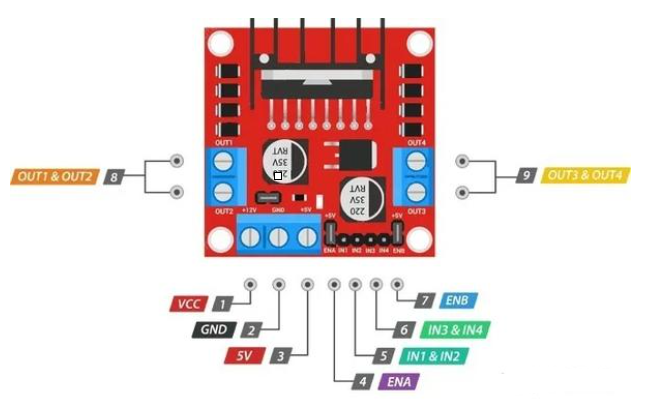
#> input picture assets/L298N pinout.png, 657 x 404 px
$ python main.py '../../assets/L298N pinout.png'
#> lines starting #> are read from the running program, lines starting #| are printed output that depends on the picture; after the words box and inside, x2 and y2 are one past the last pixel; in counts of white or black regions, pixels touching at a corner belong together
import cv2 as openCV
import sys
from pathlib import Path
import numpy

try:
    file = sys.argv[1]
except IndexError:
    print("vode nao passou o arquivo que deseja abrir")
    file = None

path = Path(__file__).parent / "assets" / file # type: ignore

# Funcao que limita a area utilizada para desenho das linhas
def aplicar_roi(img):
    height, width = img.shape[:2]

    # Valor para retirar o capo dos carros
    capo_offset = int(height * 0.9)

    # Definição do ROI(Region of Interest) (Ajustavel de acordo com a camera e ambiente)
    # Topo = Quanto maior o valor, mais baixo o Poligono
    bottom_left  = [width * 0, capo_offset]      # Canto inferior esquerdo
    top_left     = [width * 0.2, height * 0.6] # Topo esquerdo
    top_right    = [width * 0.65, height * 0.6] # Topo direito
    bottom_right = [width * 0.9, capo_offset]      # Canto inferior direito

    poligono = numpy.array([[bottom_left, top_left, top_right, bottom_right]], dtype=numpy.int32)

    # máscara preta
    mask = numpy.zeros_like(img)

    # Preenche o trapézio com branco
    openCV.fillPoly(mask, poligono, 255)

    # Aplica a máscara na imagem (mantém apenas o que está dentro do trapézio)
    mask_img = openCV.bitwise_and(img, mask)

    return mask_img

def contourDetect(img, isCut=False):
    height, width = img.shape[:2]

    if isCut:
        y_offset = int(height*0.6)
        workImage = img[y_offset, 0:width]
    else:
        y_offset = 0
        workImage = img

    # PRE-PROCESSAmENTO:
    gray = openCV.cvtColor(workImage, openCV.COLOR_BGR2GRAY)
    blur = openCV.GaussianBlur(gray, (5, 5), 0)
    cannyImg = openCV.Canny(blur, 50, 150)
    roiImg = aplicar_roi(cannyImg)
    contours, _ = openCV.findContours(roiImg, openCV.RETR_EXTERNAL, openCV.CHAIN_APPROX_NONE)

    radius = 7
    whichContours = -1

    if contours:
        for cnt in contours:
            area = openCV.contourArea(cnt)

            if area > 50:
                momentum = openCV.moments(cnt)

                if momentum["m00"] != 0:
                    cx = int(momentum["m10"] / momentum["m00"])
                    cy = int(momentum["m01"] / momentum["m00"])

                    center = (cx, cy)

                    openCV.circle(workImage, center, radius, (255, 0, 0), 2)
                    openCV.drawContours(workImage, [cnt], whichContours, (0, 255, 0), 1)


    return roiImg, contours, workImage

if __name__ == "__main__":
    #img = openCV.imread(str(path))
    # img_reduce = openCV.resize(img, (640, 640), interpolation=openCV.INTER_CUBIC)
    # contourImg, contours, final = contourDetect(img_reduce)

    video = openCV.VideoCapture(str(path))

    while True:
        ret, frame = video.read()
#> frame is the input picture: shape (404, 657, 3); mean B, G, R 215.1, 215.5, 229.4

        if not ret:
            video = openCV.VideoCapture(path)
            continue

        frame = openCV.resize(
            frame,
            (640, 640),
            interpolation=openCV.INTER_CUBIC)
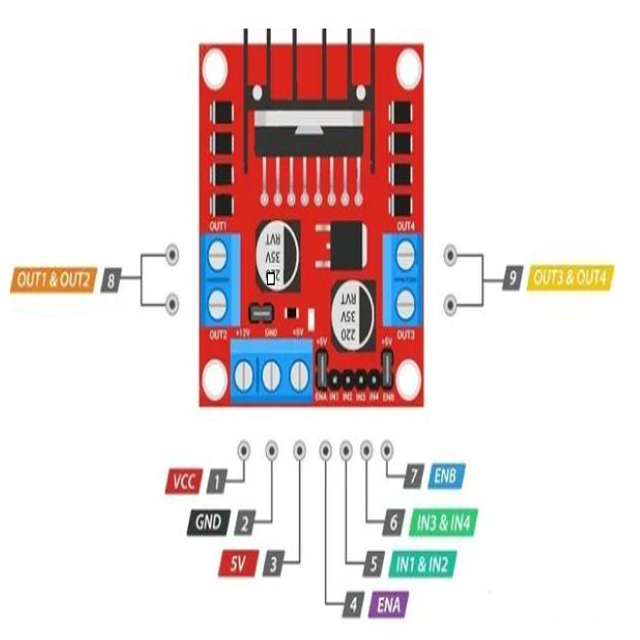
#> frame: shape (640, 640, 3); mean B, G, R 215.1, 215.5, 229.4
        y_max = frame.shape[0] - 50
#> y_max = 590
        centro_cam = int((frame.shape[1] / 2)) - 60
#> centro_cam = 260
        roi, contours, final = contourDetect(frame)
#> in contourDetect, `gray = openCV.cvtColor(workImage, openCV.COLOR_BGR2GRAY)`:
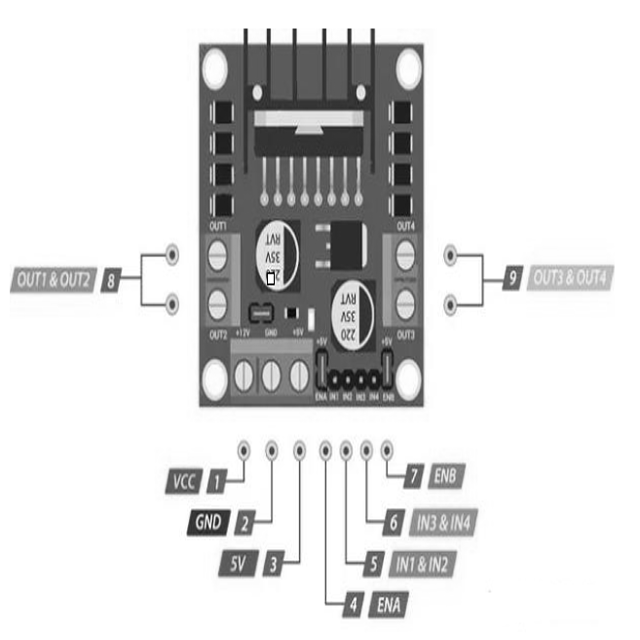
#> gray: shape (640, 640); min 0, max 255, mean 219.6
#> in contourDetect, `cannyImg = openCV.Canny(blur, 50, 150)`:
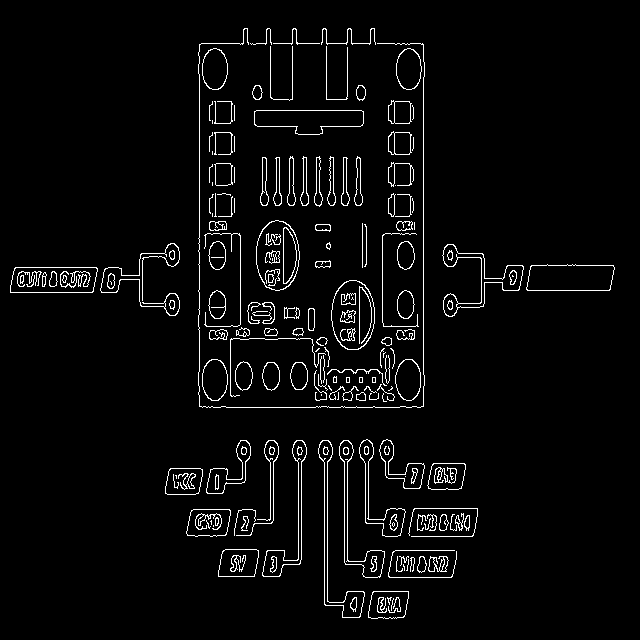
#> cannyImg: shape (640, 640); 3.7% white in thin lines or dots, all inside (x1, y1, x2, y2) = (10, 28, 615, 619)
#> in aplicar_roi, `openCV.fillPoly(mask, poligono, 255)`:
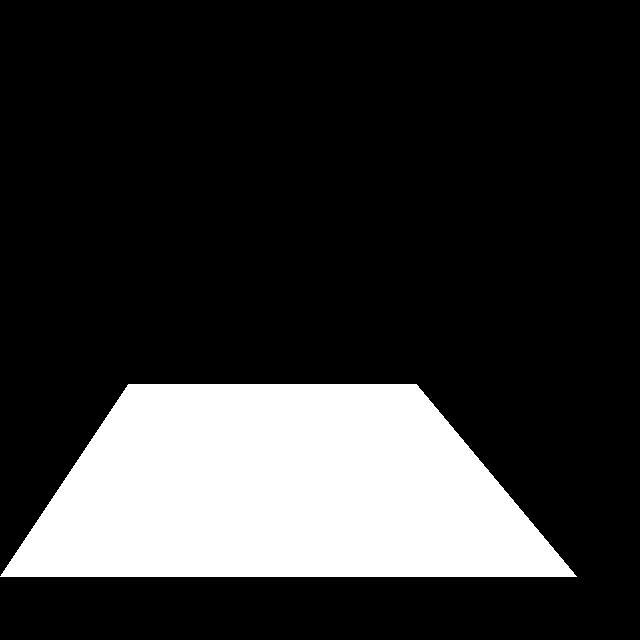
#> mask: shape (640, 640); 20.4% white; 1 white region, box (x1, y1, x2, y2) and area: (0, 384, 577, 577) 83553
#> in aplicar_roi, `mask_img = openCV.bitwise_and(img, mask)`:
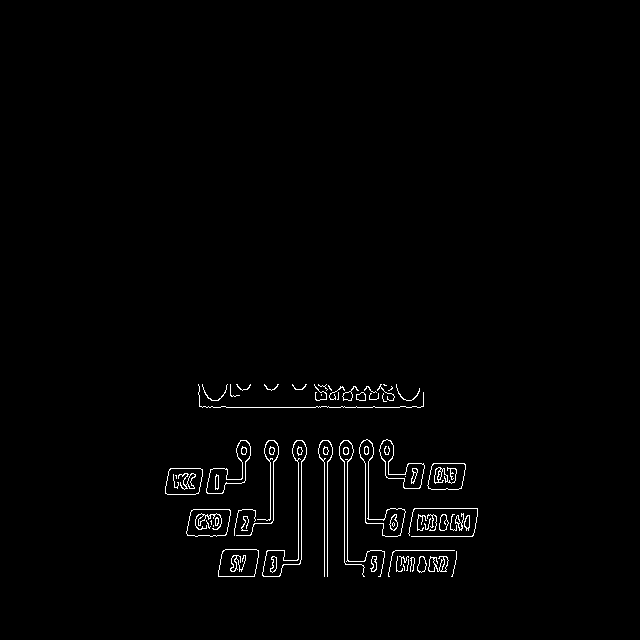
#> mask_img: shape (640, 640); 1.3% white in thin lines or dots, all inside (x1, y1, x2, y2) = (165, 384, 478, 577)
#> in contourDetect, `contours, _ = openCV.findContours(roiImg, openCV.RETR_EXTERNAL, openCV..`: contours = 55 contours, 34 with area under 20; largest, box (x1, y1, x2, y2) and area: (262, 440, 307, 577) 1084, (186, 509, 231, 537) 1044, (359, 439, 406, 537) 1006, (218, 549, 259, 577) 984, (165, 468, 203, 495) 876
#> the loop in contourDetect, `for cnt in contours:` made 55 passes
#> (area, cx, cy) on passes 4, 5, 8, 11, 14, 16, 21, 23, 24, 30, 32, 33: (167.5, 437, 564), (101.5, 421, 564), (63, 373, 563), (984.5, 238, 562), (55, 466, 522), (106, 443, 522), (1043.5, 208, 522), (876, 183, 480), (873, 446, 475), (1084.5, 287, 523), (802, 228, 470), (789, 401, 467)
#> area on passes 19, 25, 26, 27, 28, 31: 49.5, 33, 29.5, 31.5, 21, 22
#> after the loop in contourDetect, `for cnt in contours:`:
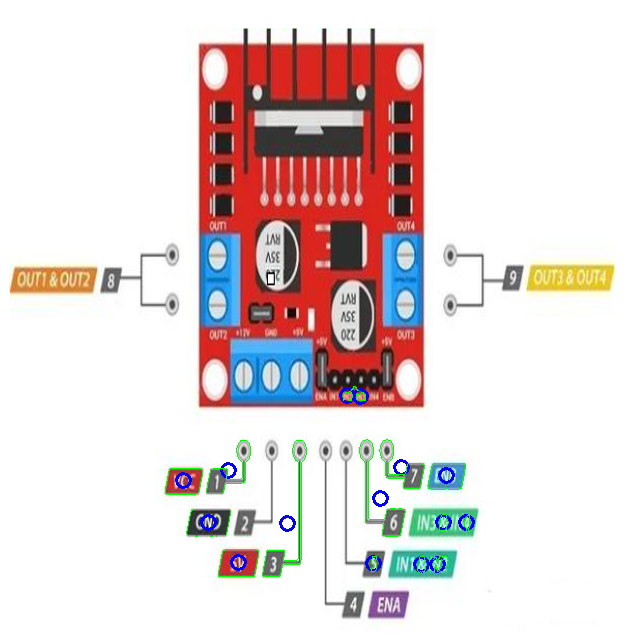
#> workImage: shape (640, 640, 3); 0.87% of pixels changed, all inside (x1, y1, x2, y2) = (165, 386, 475, 577)
        openCV.circle(final, (centro_cam, y_max), 10, (0, 0, 255), -1)
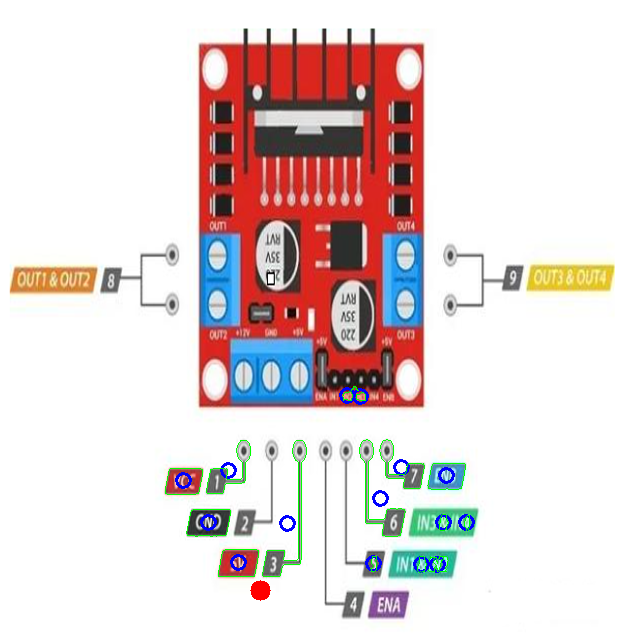
#> final: shape (640, 640, 3); 0.08% of pixels changed, all inside (x1, y1, x2, y2) = (250, 580, 271, 601)
        openCV.imshow("ROI", roi)
        #openCV.imshow("Original Image", img_reduce)
        openCV.imshow("Final Image", final)

        if openCV.waitKey(1) & 0xFF == ord('q'):
#> (key q is pressed here)
            break
